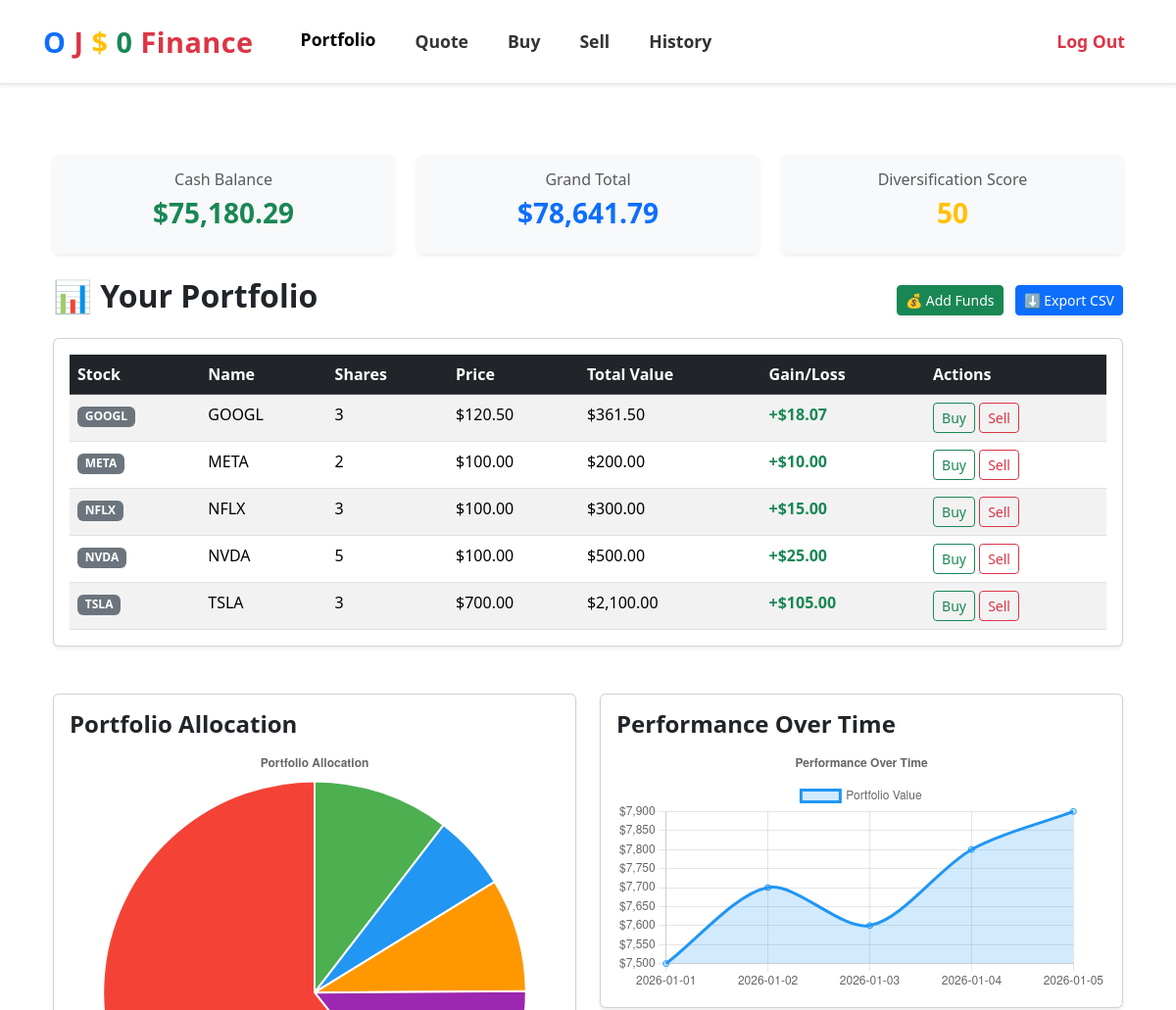
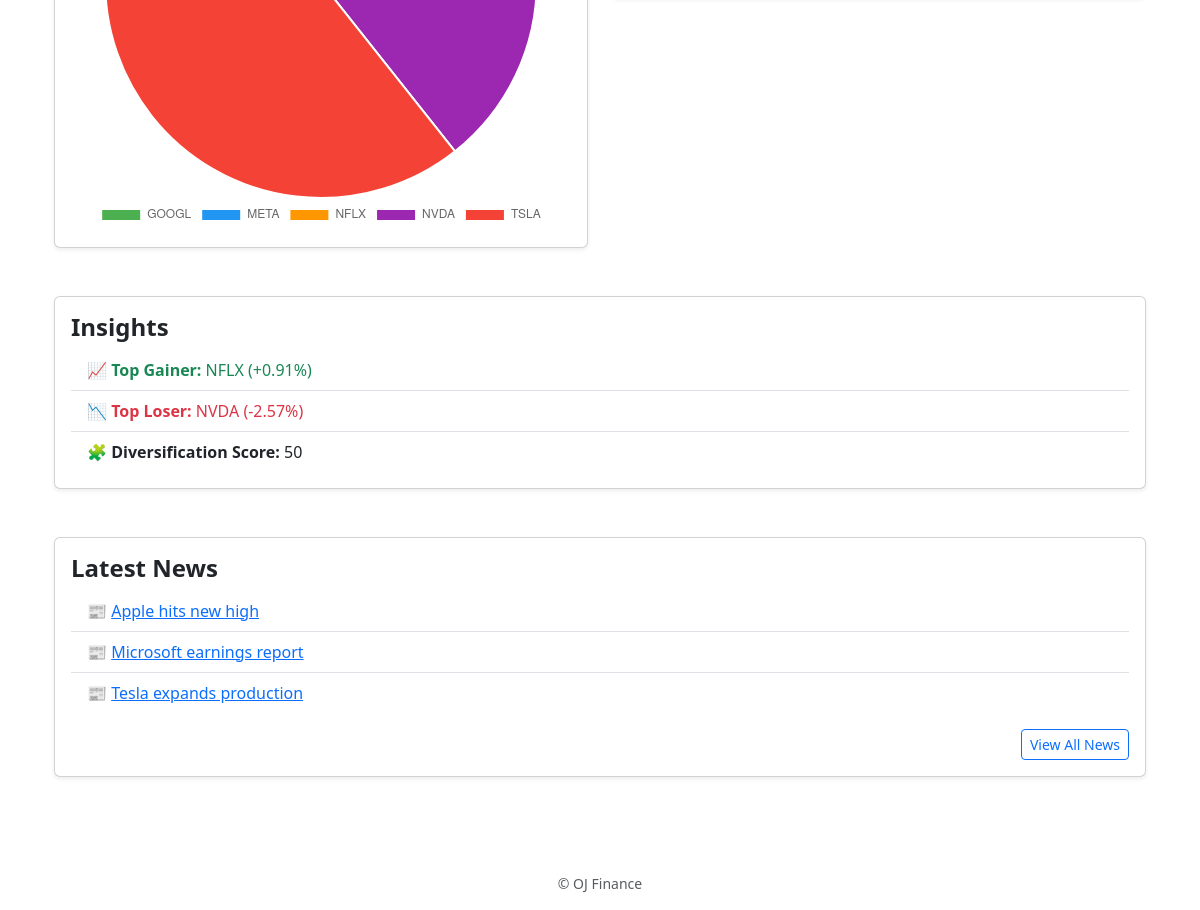
Screenshot of /index (signed in) with the database file from the repository (2 pictures, top to bottom).
### tables this page shows
CREATE TABLE users (
    id INTEGER PRIMARY KEY AUTOINCREMENT,
    username TEXT NOT NULL UNIQUE,
    hash TEXT NOT NULL,
    cash REAL NOT NULL DEFAULT 10000.00
);

CREATE TABLE purchases (
    id INTEGER PRIMARY KEY AUTOINCREMENT,
    user_id INTEGER NOT NULL,
    symbol TEXT NOT NULL,
    shares INTEGER NOT NULL,
    price REAL NOT NULL,
    transacted TIMESTAMP DEFAULT CURRENT_TIMESTAMP,
    FOREIGN KEY(user_id) REFERENCES users(id)
);

### app.py (the view)
@app.route("/index", methods=["GET", "POST"])
@login_required
def index():
    user_id = session["user_id"]
    user_cash = db.execute("SELECT cash FROM users WHERE id = ?", user_id)[0]["cash"]
    stocks = db.execute("""
        SELECT symbol, SUM(shares) AS total_shares
        FROM purchases
        WHERE user_id = ?
        GROUP BY symbol
        HAVING total_shares > 0
    """, user_id)
    portfolio = []
    total_stock_value = 0
    mock_prices = {
        "AAPL": 150.25,
        "MSFT": 300.10,
        "TSLA": 700.00,
        "GOOGL": 120.50,
        "AMZN": 250.75
    }
    for stock in stocks:
        symbol = stock["symbol"]
        shares = stock["total_shares"]
        price = mock_prices.get(symbol, 100.00)
        stock_value = price * shares
        total_stock_value += stock_value
        gain_loss = round(stock_value * 0.05, 2)   # pretend 5% gain
        change = round(random.uniform(-3, 3), 2)   # random % change
        portfolio.append({
            "symbol": symbol,
            "name": symbol,  # later you can map to full company names
            "shares": shares,
            "price": price,
            "total_value": stock_value,
            "gain_loss": gain_loss,
            "change": change
        })
    grand_total = user_cash + total_stock_value
    if portfolio:
        top_gainer = max(portfolio, key=lambda s: s["change"])
        top_loser = min(portfolio, key=lambda s: s["change"])
    else:
        top_gainer = {"symbol": "N/A", "change": 0}
        top_loser = {"symbol": "N/A", "change": 0}
    diversification_score = len(portfolio) * 10
    performance_history = [
        {"date": "2026-01-01", "value": 7500},
        {"date": "2026-01-02", "value": 7700},
        {"date": "2026-01-03", "value": 7600},
        {"date": "2026-01-04", "value": 7800},
        {"date": "2026-01-05", "value": 7900}
    ]
    news = [
        {"title": "Apple hits new high", "url": "https://example.com/apple"},
        {"title": "Microsoft earnings report", "url": "https://example.com/msft"},
        {"title": "Tesla expands production", "url": "https://example.com/tesla"}
    ]
    return render_template(
        "index.html",
        portfolio=portfolio,
        cash=user_cash,
        grand_total=grand_total,
        top_gainer=top_gainer,
        top_loser=top_loser,
        diversification_score=diversification_score,
        performance_history=performance_history,
        news=news
    )

### app.py (called while the page is built)
@app.after_request
def after_request(response):
    response.headers["Cache-Control"] = "no-cache, no-store, must-revalidate"
    response.headers["Expires"] = 0
    response.headers["Pragma"] = "no-cache"
    return response

### helpers.py (called while the page is built)
def login_required(f):
    @wraps(f)
    def decorated_function(*args, **kwargs):
        if session.get("user_id") is None:
            return redirect("/login")
        return f(*args, **kwargs)
    return decorated_function

def usd(value):
    try:
        value = float(value)
    except (ValueError, TypeError):
        return value  # fallback: just return the original if not convertible
    return f"${value:,.2f}"

### templates/index.html (shortened to what this page needs)
{% extends "layout.html" %}
{% block main %}
<div class="container mt-4">
    <div class="row mb-4">
        <div class="col-md-4">
            <div class="card shadow-sm text-center border-0 bg-light">
                <div class="card-body">
                    <h6 class="text-muted">Cash Balance</h6>
                    <h3 class="text-success fw-bold">{{ cash|usd }}</h3>
                </div>
            </div>
        </div>
        <div class="col-md-4">
            <div class="card shadow-sm text-center border-0 bg-light">
                <div class="card-body">
                    <h6 class="text-muted">Grand Total</h6>
                    <h3 class="text-primary fw-bold">{{ grand_total|usd }}</h3>
                </div>
            </div>
        </div>
        <div class="col-md-4">
            <div class="card shadow-sm text-center border-0 bg-light">
                <div class="card-body">
                    <h6 class="text-muted">Diversification Score</h6>
                    <h3 class="text-warning fw-bold">{{ diversification_score }}</h3>
                </div>
            </div>
        </div>
    </div>
    <div class="d-flex justify-content-between align-items-center mb-3">
        <h2 class="fw-bold">📊 Your Portfolio</h2>
        <div>
            <a class="btn btn-success btn-sm shadow-sm me-2" href="/add-funds">💰 Add Funds</a>
            <a class="btn btn-primary btn-sm shadow-sm" href="/export">⬇️ Export CSV</a>
        </div>
    </div>
    <div class="card shadow-sm mb-4">
        <div class="card-body">
            <table class="table table-striped table-hover mb-0">
                <thead class="table-dark">
                    <tr>
                        <th>Stock</th>
                        <th>Name</th>
                        <th>Shares</th>
                        <th>Price</th>
                        <th>Total Value</th>
                        <th>Gain/Loss</th>
                        <th>Actions</th>
                    </tr>
                </thead>
                <tbody>
                    {% for stock in portfolio %}
                        <tr>
                            <td><span class="badge bg-secondary">{{ stock.symbol }}</span></td>
                            <td>{{ stock.name }}</td>
                            <td>{{ stock.shares }}</td>
                            <td>{{ stock.price|usd }}</td>
                            <td>{{ stock.total_value|usd }}</td>
                            <td>
                                {% if stock.gain_loss >= 0 %}
                                    <span class="text-success fw-bold">+{{ stock.gain_loss|usd }}</span>
                                {% else %}
                                    <span class="text-danger fw-bold">{{ stock.gain_loss|usd }}</span>
                                {% endif %}
                            </td>
                            <td>
                                <a href="{{ url_for('buy', symbol=stock.symbol) }}" class="btn btn-sm btn-outline-success">Buy</a>
                                <a href="{{ url_for('sell', symbol=stock.symbol) }}" class="btn btn-sm btn-outline-danger">Sell</a>
                            </td>
                        </tr>
                    {% endfor %}
                </tbody>
            </table>
        </div>
    </div>
    <div class="row mt-5">
        <div class="col-md-6">
            <div class="card shadow-sm">
                <div class="card-body">
                    <h4 class="fw-bold">Portfolio Allocation</h4>
                    <canvas id="allocation-chart"></canvas>
                </div>
            </div>
        </div>
        <div class="col-md-6">
            <div class="card shadow-sm">
                <div class="card-body">
                    <h4 class="fw-bold">Performance Over Time</h4>
                    <canvas id="performance-chart"></canvas>
                </div>
            </div>
        </div>
    </div>
    <div class="card shadow-sm mt-5">
        <div class="card-body">
            <h4 class="fw-bold">Insights</h4>
            <ul class="list-group list-group-flush">
                {% if top_gainer %}
                    <li class="list-group-item text-success">📈 <strong>Top Gainer:</strong> {{ top_gainer.symbol }} (+{{ top_gainer.change|round(2) }}%)</li>
                {% endif %}
                {% if top_loser %}
                    <li class="list-group-item text-danger">📉 <strong>Top Loser:</strong> {{ top_loser.symbol }} ({{ top_loser.change|round(2) }}%)</li>
                {% endif %}
                <li class="list-group-item">🧩 <strong>Diversification Score:</strong> {{ diversification_score }}</li>
            </ul>
        </div>
    </div>
    <div class="card shadow-sm mt-5">
        <div class="card-body">
            <h4 class="fw-bold">Latest News</h4>
            <ul class="list-group list-group-flush">
                {% if news %}
                    {% for article in news %}
                        <li class="list-group-item">
                            📰 <a href="{{ article.url }}" target="_blank">{{ article.title }}</a>
                        </li>
                    {% endfor %}
                {% else %}
                    <li class="list-group-item text-muted">No news available.</li>
                {% endif %}
            </ul>
            <div class="mt-3 text-end">
                <a href="/news" class="btn btn-outline-primary btn-sm">View All News</a>
            </div>
        </div>
    </div>
</div>
<script>
    // Portfolio Allocation Pie Chart
    const allocationCtx = document.getElementById('allocation-chart').getContext('2d');
    new Chart(allocationCtx, {
        type: 'pie',
        data: {
            labels: [{% for stock in portfolio %}"{{ stock.symbol }}",{% endfor %}],
            datasets: [{
                data: [{% for stock in portfolio %}{{ stock.total_value }},{% endfor %}],
                backgroundColor: ['#4caf50','#2196f3','#ff9800','#9c27b0','#f44336','#00bcd4']
            }]
        },
        options: {
            responsive: true,
            plugins: {
                legend: { position: 'bottom' },
                title: { display: true, text: 'Portfolio Allocation' }
            }
        }
    });
    // Performance Line Chart
    const performanceCtx = document.getElementById('performance-chart').getContext('2d');
    new Chart(performanceCtx, {
        type: 'line',
        data: {
            labels: [{% for point in performance_history %}"{{ point.date }}",{% endfor %}],
            datasets: [{
                label: 'Portfolio Value',
                data: [{% for point in performance_history %}{{ point.value }},{% endfor %}],
                borderColor: '#2196f3',
                backgroundColor: 'rgba(33, 150, 243, 0.2)',
                fill: true,
                tension: 0.3
            }]
        },
        options: {
            responsive: true,
            plugins: {
                title: { display: true, text: 'Performance Over Time' }
            },
            scales: {
                y: {
                    ticks: {
                        callback: function(value) {
                            return '$' + value.toLocaleString();
                        }
                    }
                }
            }
        }
    });
</script>
{% endblock %}

### templates/layout.html (shortened to what this page needs)
<!DOCTYPE html>
<html lang="en">
<head>
    <link href="https://cdn.jsdelivr.net/npm/bootstrap@5.3.3/dist/css/bootstrap.min.css" rel="stylesheet"
>
    <link href="/static/styles.css" rel="stylesheet">
</head>
<body>
    <nav class="navbar navbar-expand-md navbar-light bg-light border-bottom shadow-sm">
        <div class="container-fluid">
            <a class="navbar-brand fw-bold" href="/">
                <span class="text-primary">O</span>
                <span class="text-danger">J</span>
                <span class="text-warning">$</span>
                <span class="text-success">0</span>
                <span class="text-danger">Finance</span>
            </a>
            <div class="collapse navbar-collapse" id="navbar">
                {% if session["user_id"] %}
                <ul class="navbar-nav me-auto mb-2 mb-md-0">
                    <li class="nav-item"><a class="nav-link {% if request.path == '/index' %}active{% endif %}" href="/index">Portfolio</a></li>
                    <li class="nav-item"><a class="nav-link {% if request.path == '/quote' %}active{% endif %}" href="/quote">Quote</a></li>
                    <li class="nav-item"><a class="nav-link {% if request.path.startswith('/buy') %}active{% endif %}" href="/buy">Buy</a></li>
                    <li class="nav-item"><a class="nav-link {% if request.path.startswith('/sell') %}active{% endif %}" href="/sell">Sell</a></li>
                    <li class="nav-item"><a class="nav-link {% if request.path == '/history' %}active{% endif %}" href="/history">History</a></li>
                </ul>
                <ul class="navbar-nav ms-auto">
                    <li class="nav-item"><a class="nav-link text-danger fw-bold" href="/logout">Log Out</a></li>
                </ul>
                {% else %}
                <ul class="navbar-nav ms-auto">
                    <li class="nav-item"><a class="nav-link {% if request.path == '/register' %}active{% endif %}" href="/register">Register</a></li>
                    <li class="nav-item"><a class="nav-link {% if request.path == '/login' %}active{% endif %}" href="/login">Log In</a></li>
                </ul>
                {% endif %}
            </div>
        </div>
    </nav>
    <main class="container py-5">
        {% block main %}{% endblock %}
    </main>
    <footer class="mt-5 text-center text-muted small">
        <p>&copy; {{ current_year }} OJ Finance</p>
    </footer>
</body>
</html>

### static/styles.css (style rules this page uses)
:root { --oj-blue: #0d6efd; --oj-red: #dc3545; --oj-yellow: #ffc107; --oj-green: #198754; --oj-gradient-primary: linear-gradient(135deg, var(--oj-blue), var(--oj-red)); --oj-gradient-secondary: linear-gradient(135deg, var(--oj-yellow), var(--oj-green)); --oj-gradient-brand: linear-gradient(135deg, var(--oj-blue), var(--oj-red), var(--oj-yellow), var(--oj-green)); }
.navbar { padding: 1rem 2rem; background: white !important; box-shadow: 0 2px 6px rgba(0,0,0,0.08); }
.navbar-brand { font-size: 1.8rem; font-weight: 700; letter-spacing: 0.5px; }
.nav-link { font-size: 1.1rem; font-weight: 600; margin-left: 1.5rem; color: #333; transition: color 0.2s, transform 0.2s; }
.nav-link:hover, .nav-link.active { color: var(--oj-blue); transform: translateY(-2px); }

### rows the page displays
users: cash "$75,180.29"
purchases: symbol "NFLX", name "NFLX", shares "3", price "$100.00", total_value "$300.00", gain_loss "$15.00"
purchases: symbol "NVDA", name "NVDA", shares "5", price "$100.00", total_value "$500.00", gain_loss "$25.00"
purchases: symbol "TSLA", name "TSLA", shares "3", price "$700.00", total_value "$2,100.00", gain_loss "$105.00"

### other values shown
{{ grand_total|usd }} "$78,641.79"
{{ diversification_score }} "50"
{{ stock.symbol }} "GOOGL" "META"
{{ stock.name }} "GOOGL" "META"
{{ stock.shares }} "3" "2"
{{ stock.price|usd }} "$120.50" "$100.00"
{{ stock.total_value|usd }} "$361.50" "$200.00"
{{ stock.gain_loss|usd }} "$18.07" "$10.00"
{{ article.title }} "Apple hits new high" "Microsoft earnings report" "Tesla expands production"
chart data {{ stock.symbol }} GOOGL, META, NFLX, NVDA, TSLA
chart data {{ stock.total_value }} 361.5, 200.0, 300.0, 500.0, 2100.0
chart data {{ point.date }} 2026-01-01, 2026-01-02, 2026-01-03, 2026-01-04, 2026-01-05
chart data {{ point.value }} 7500, 7700, 7600, 7800, 7900
